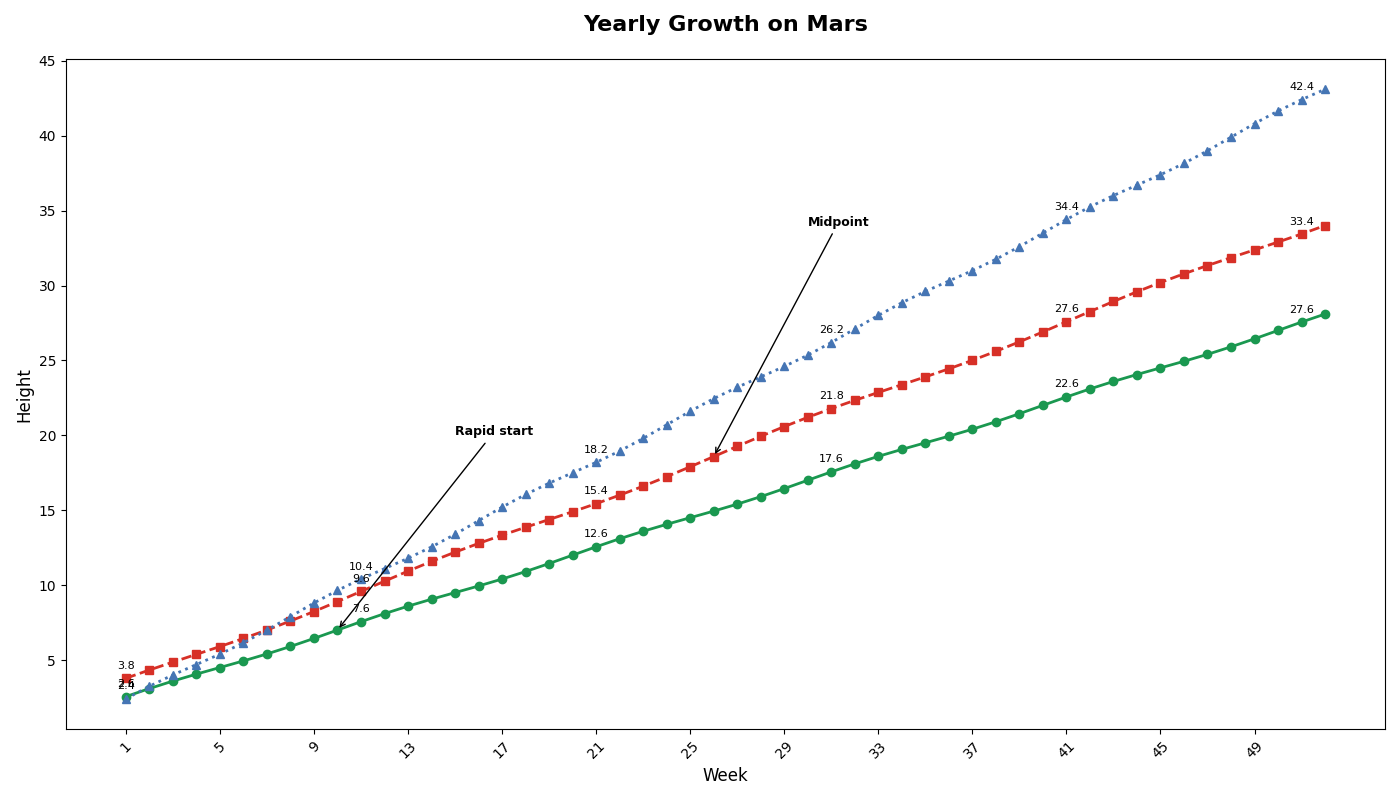

Generate this figure with Python:
import matplotlib.pyplot as plt
import numpy as np

weeks = np.arange(1, 53)

species_1_growth = 2 + 0.5 * weeks + 0.1 * np.sin(2 * np.pi * weeks / 10)
species_2_growth = 3 + 0.6 * weeks + 0.2 * np.cos(2 * np.pi * weeks / 15)
species_3_growth = 1.5 + 0.8 * weeks + 0.15 * np.sin(2 * np.pi * weeks / 8)

fig, ax = plt.subplots(figsize=(14, 8))

ax.plot(weeks, species_1_growth, marker='o', linestyle='-', color='#1a9850', linewidth=2)
ax.plot(weeks, species_2_growth, marker='s', linestyle='--', color='#d73027', linewidth=2)
ax.plot(weeks, species_3_growth, marker='^', linestyle=':', color='#4575b4', linewidth=2)

ax.annotate('Rapid start', xy=(10, species_1_growth[9]), xytext=(15, 20),
            arrowprops=dict(facecolor='black', arrowstyle='->'), fontsize=9, fontweight='bold')
ax.annotate('Midpoint', xy=(26, species_2_growth[25]), xytext=(30, 34),
            arrowprops=dict(facecolor='black', arrowstyle='->'), fontsize=9, fontweight='bold')

for i, week in enumerate(weeks):
    if i % 10 == 0:
        ax.text(week, species_1_growth[i] + 0.5, f'{species_1_growth[i]:.1f}', fontsize=8, ha='center', va='bottom')
        ax.text(week, species_2_growth[i] + 0.5, f'{species_2_growth[i]:.1f}', fontsize=8, ha='center', va='bottom')
        ax.text(week, species_3_growth[i] + 0.5, f'{species_3_growth[i]:.1f}', fontsize=8, ha='center', va='bottom')

plt.title("Yearly Growth on Mars", fontsize=16, fontweight='bold', pad=20)
ax.set_xlabel('Week', fontsize=12)
ax.set_ylabel('Height', fontsize=12)
plt.xticks(weeks[::4], rotation=45)
plt.tight_layout()

plt.show()
